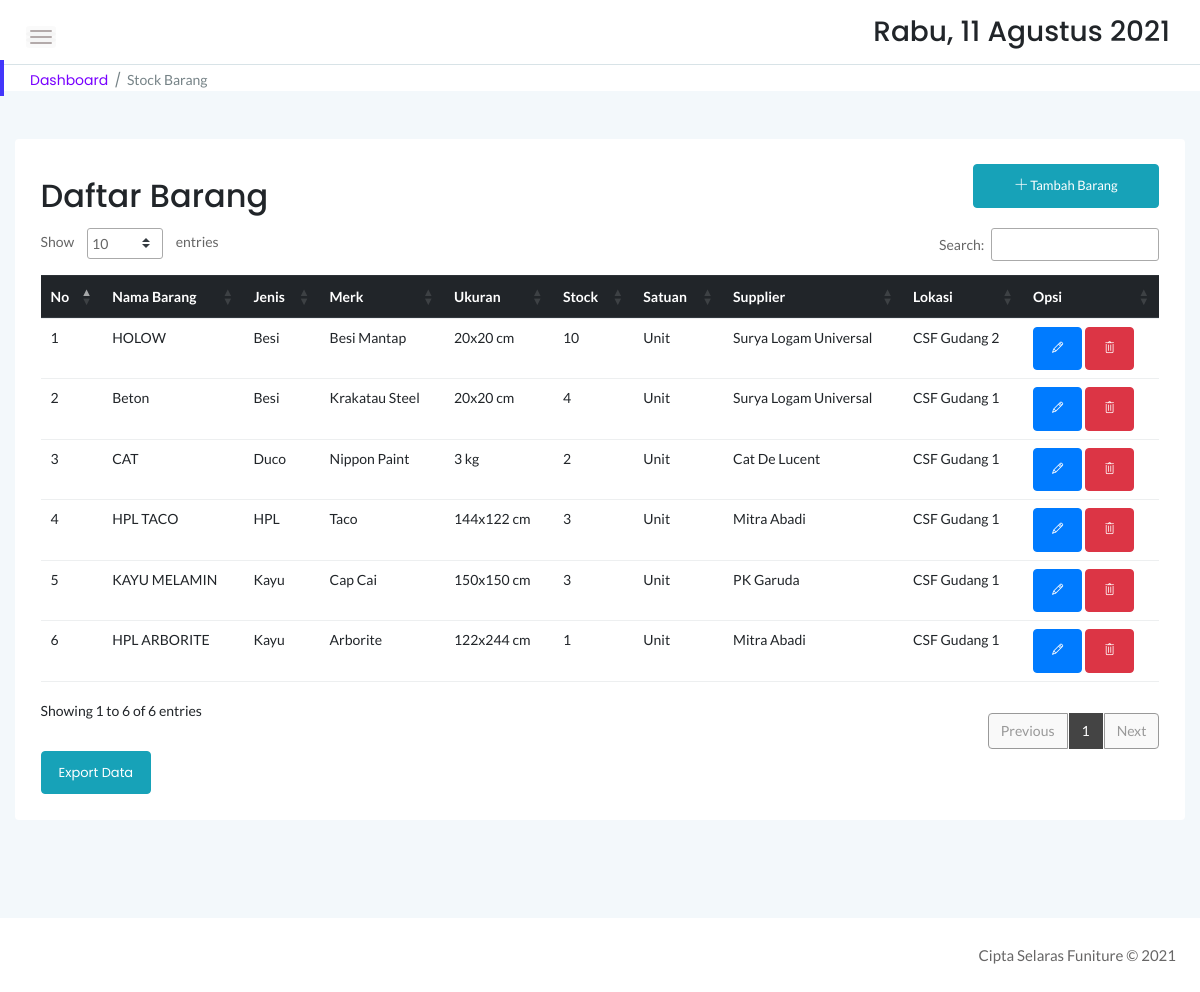
The app's page /stock/stock.php (signed in) with its own data.
### tables this page shows
CREATE TABLE `sstock_brg` (
  `idx` int(11) NOT NULL,
  `id_supplier` int(11) NOT NULL,
  `nama` varchar(55) NOT NULL,
  `jenis` varchar(30) NOT NULL,
  `merk` varchar(40) NOT NULL,
  `ukuran` varchar(20) NOT NULL,
  `stock` int(12) NOT NULL,
  `satuan` varchar(10) NOT NULL,
  `lokasi` varchar(55) NOT NULL
);

CREATE TABLE `ssuplier_brg` (
  `id_supplier` int(11) NOT NULL,
  `nama_supplier` varchar(45) NOT NULL
);

### stock/stock.php (the view, shortened to what this page needs)
<!doctype html>
<html class="no-js" lang="en">
<?php
include '../dbconnect.php';
?>
<head>
  <link rel="stylesheet" href="assets/css/bootstrap.min.css">
  <link rel="stylesheet" href="assets/css/font-awesome.min.css">
  <link rel="stylesheet" href="assets/css/themify-icons.css">
  <link rel="stylesheet" href="assets/css/metisMenu.css">
  <link rel="stylesheet" href="assets/css/owl.carousel.min.css">
  <link rel="stylesheet" href="assets/css/slicknav.min.css">
  <link rel="stylesheet" href="https://www.amcharts.com/lib/3/plugins/export/export.css" type="text/css" media="all" />
  <link rel="stylesheet" type="text/css" href="https://cdn.datatables.net/1.10.19/css/jquery.dataTables.min.css">
  <link rel="stylesheet" type="text/css" href="https://cdn.datatables.net/1.10.19/css/jquery.dataTables.css">
  <link rel="stylesheet" type="text/css" href="https://cdn.datatables.net/1.10.18/css/dataTables.bootstrap4.min.css">
  <link rel="stylesheet" type="text/css" href="https://cdn.datatables.net/responsive/2.2.3/css/responsive.bootstrap.min.css">
  <link rel="stylesheet" type="text/css" href="https://cdn.datatables.net/responsive/2.2.3/css/responsive.jqueryui.min.css">
  <link rel="stylesheet" type="text/css" href="https://cdn.datatables.net/buttons/1.5.2/css/buttons.dataTables.min.css">
  <link rel="stylesheet" href="assets/css/typography.css">
  <link rel="stylesheet" href="assets/css/default-css.css">
  <link rel="stylesheet" href="assets/css/styles.css">
  <link rel="stylesheet" href="assets/css/responsive.css">
</head>
<body>
  <div class="page-container">
    <div class="main-content">
      <div class="header-area">
        <div class="row align-items-center">
          <div class="col-md-6 col-sm-8 clearfix">
            <div class="nav-btn pull-left">
              <span></span>
              <span></span>
              <span></span>
            </div>
          </div>
          <div class="col-md-6 col-sm-4 clearfix">
            <ul class="notification-area pull-right">
              <li>
                <h3>
                  <div class="date">
                  </div>
                </h3>
              </li>
            </ul>
          </div>
        </div>
      </div>
      <div class="page-title-area">
        <div class="row align-items-center">
          <div class="col-sm-6">
            <div class="breadcrumbs-area clearfix">
              <ul class="breadcrumbs pull-left">
                <li><a href="index.php">Dashboard</a></li>
                <li><span>Stock Barang</span></li>
              </ul>
            </div>
          </div>
          <div class="col-sm-6 clearfix">
          </div>
        </div>
      </div>
      <div class="main-content-inner">
        <div class="row mt-5 mb-5">
          <div class="col-12">
            <div class="card">
              <div class="card-body">
                <div class="d-sm-flex justify-content-between align-items-center">
                  <h2>Daftar Barang</h2>
                  <button style="margin-bottom:20px" data-toggle="modal" data-target="#myModal" class="btn btn-info col-md-2"><span class="glyphicon glyphicon-plus"></span><i class="ti-plus"></i> Tambah Barang</button>
                </div>
                <div class="data-tables datatable-dark">
                  <div class="table-responsive">
                    <table id="dataTable3" class="table table-hover">
                      <thead class="thead-dark">
                        <tr>
                          <th>No</th>
                          <th>Nama Barang</th>
                          <th>Jenis</th>
                          <th>Merk</th>
                          <th>Ukuran</th>
                          <th>Stock</th>
                          <th>Satuan</th>
                          <th>Supplier</th>
                          <th>Lokasi</th>
                          <th>Opsi</th>
                        </tr>
                      </thead>
                      <tbody>
                        <?php
                        $brgs = mysqli_query($conn, "SELECT sstock_brg.idx, sstock_brg.id_supplier, sstock_brg.nama, sstock_brg.jenis, sstock_brg.merk, sstock_brg.ukuran, sstock_brg.stock, sstock_brg.satuan, sstock_brg.lokasi, ssuplier_brg.id_supplier, ssuplier_brg.nama_supplier FROM sstock_brg JOIN ssuplier_brg ON sstock_brg.id_supplier = ssuplier_brg.id_supplier ORDER BY sstock_brg.idx DESC");
                        $no = 1;
                        while ($p = mysqli_fetch_array($brgs)) {
                          $idb = $p['idx'];
                        ?>
                          <tr>
                            <td><?php echo $no++ ?></td>
                            <td><?php echo $p['nama'] ?></td>
                            <td><?php echo $p['jenis'] ?></td>
                            <td><?php echo $p['merk'] ?></td>
                            <td><?php echo $p['ukuran'] ?></td>
                            <td><?php echo $p['stock'] ?></td>
                            <td><?php echo $p['satuan'] ?></td>
                            <td><?php echo $p['nama_supplier'] ?></td>
                            <td><?php echo $p['lokasi'] ?></td>
                            <td><button data-toggle="modal" data-target="#edit<?= $idb; ?>" class="btn btn-primary"><i class="ti-pencil"></i></button> <button data-toggle="modal" data-target="#del<?= $idb; ?>" class="btn btn-danger"><i class="ti-trash"></i></button></td>
                          </tr>
                        <?php
                        }
                        ?>
                      </tbody>
                    </table>
                  </div>
                </div>
                <a href="exportstkbhn.php" target="_blank" class="btn btn-info">Export Data</a>
              </div>
            </div>
          </div>
        </div>
      </div>
    </div>
  </div>
  <footer>
    <div class="footer-area p-4">
      <p class="text-right">Cipta Selaras Funiture &copy; 2021</p>
    </div>
  </footer>
</body>
</html>

### stock/assets/css/styles.css (style rules this page uses)
.page-container { width: 100%; height: 100%; min-height: 100vh; padding-left: 280px; -webkit-transition: padding-left 0.3s ease 0s; transition: padding-left 0.3s ease 0s; }
.card { border: none; border-radius: 4px; background-color: #fff; -webkit-transition: all 0.3s ease 0s; transition: all 0.3s ease 0s; }
.card-body { padding: 25.6px; padding: 1.6rem; }
.main-content { width: 100%; background: #F3F8FB; }
.main-content-inner { padding: 0 30px 50px; }
.header-area { padding: 15px 30px; background: #fff; border-bottom: 1px solid #d8e3e7; }
.nav-btn { margin-right: 30px; margin-top: 10px; cursor: pointer; }
.nav-btn span { display: block; width: 22px; height: 2px; background: #b3aaaa; margin: 4px 0; border-radius: 15px; -webkit-transition: all 0.3s ease 0s; transition: all 0.3s ease 0s; box-shadow: 0 0 0 4px rgba(99, 96, 96, 0.03); }
.notification-area { -webkit-user-select: none; -moz-user-select: none; -ms-user-select: none; user-select: none; position: relative; z-index: 1; }
.notification-area li { display: inline-block; margin-left: 20px; cursor: pointer; -webkit-user-select: none; -moz-user-select: none; -ms-user-select: none; user-select: none; }
.page-title-area { padding: 0 30px; background: #fff; position: relative; }
.page-title-area:before { content: ''; position: absolute; left: 0; top: 50%; width: 4px; height: 36px; background: var(--primary-color); -webkit-transform: translateY(-50%); transform: translateY(-50%); }
ul.breadcrumbs { margin-top: 4px; }
.breadcrumbs li { display: inline-block; }
.breadcrumbs li a, .breadcrumbs li span { display: block; font-size: 14px; font-weight: 400; color: #7801ff; letter-spacing: 0; margin-right: 16px; position: relative; }
.breadcrumbs li a:before { content: '/'; color: #768387; position: absolute; right: -13px; top: 0; }
.breadcrumbs li span { margin-right: 0; color: #768387; text-transform: capitalize; }
.footer-area { text-align: center; padding: 23px 0 19px; background: #fff; }
.footer-area p { color: #676666; margin-bottom: 0; }
.btn { padding: 11px 17px; font-size: 13px; letter-spacing: 0; }
table tr th { border-bottom: none; }
table tr th, table tr td { border-top: 1px solid rgba(120, 130, 140, 0.13) !important; }
table tr td [class^="ti-"] { cursor: pointer; }
table.dataTable.no-footer { border-bottom: 1px solid rgba(120, 130, 140, 0.13) !important; }
table.dataTable thead th, table.dataTable thead td { border-bottom-color: transparent; }
.datatable-dark thead { background: #444; color: #fff; }

### stock/assets/css/responsive.css (style rules this page uses)
@media (min-width: 1200px) and (max-width: 1364px) { .main-content-inner { padding: 0 15px 50px; } }
@media (min-width: 1200px) and (max-width: 1364px) { .page-container, .sbar_collapsed.page-container { padding-left: 0; } }

### records on screen
sstock_brg: nama "HOLOW", jenis "Besi", merk "Besi Mantap", ukuran "20x20 cm", stock "10", satuan "Unit", id_supplier.nama_supplier "Surya Logam Universal", lokasi "CSF Gudang 2"
sstock_brg: nama "Beton", jenis "Besi", merk "Krakatau Steel", ukuran "20x20 cm", stock "4", satuan "Unit", id_supplier.nama_supplier "Surya Logam Universal", lokasi "CSF Gudang 1"
sstock_brg: nama "CAT", jenis "Duco", merk "Nippon Paint", ukuran "3 kg", stock "2", satuan "Unit", id_supplier.nama_supplier "Cat De Lucent", lokasi "CSF Gudang 1"
sstock_brg: nama "HPL TACO", jenis "HPL", merk "Taco", ukuran "144x122 cm", stock "3", satuan "Unit", id_supplier.nama_supplier "Mitra Abadi", lokasi "CSF Gudang 1"
sstock_brg: nama "KAYU MELAMIN", jenis "Kayu", merk "Cap Cai", ukuran "150x150 cm", stock "3", satuan "Unit", id_supplier.nama_supplier "PK Garuda", lokasi "CSF Gudang 1"
sstock_brg: nama "HPL ARBORITE", jenis "Kayu", merk "Arborite", ukuran "122x244 cm", stock "1", satuan "Unit", id_supplier.nama_supplier "Mitra Abadi", lokasi "CSF Gudang 1"
